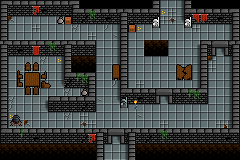

This is a level from a 2D game, rendered from its Tiled map with the project's own tilesets. A one-line summary and the map file follow, with tile-layer data summarised:
An orthogonal 30x20 tile map with 8x8 px tiles, 6 tile layers (ground, shadows, walls, props, ...), 1 hidden layer not drawn, 6 tilesets and 2 objects (down, up).

<map version="1.9" tiledversion="1.9.0" orientation="orthogonal" renderorder="right-down" width="30" height="20" tilewidth="8" tileheight="8" infinite="0" nextlayerid="12" nextobjectid="31">
 <tileset firstgid="1" source="../../tilesets/Dungeon/DungeonFloorTiles.tsx" />
 <tileset firstgid="15" source="../../tilesets/Dungeon/DungeonWallTiles.tsx" />
 <tileset firstgid="113" source="../../tilesets/Dungeon/DungeonCliffTiles.tsx" />
 <tileset firstgid="115" source="../../tilesets/Dungeon/DungeonWallTilesetShadows.tsx" />
 <tileset firstgid="213" source="../../tilesets/Walls.tsx" />
 <tileset firstgid="469" source="../../tilesets/Dungeon/DungeonProps.tsx" />
 <layer id="2" name="ground" width="30" height="20">
  <data>[600 cells, 584 non-empty, 11 distinct tile ids]</data>
 </layer>
 <layer id="3" name="shadows" width="30" height="20">
  <data>[600 cells, 47 non-empty, 6 distinct tile ids]</data>
 </layer>
 <layer id="1" name="walls" width="30" height="20">
  <data>[600 cells, 232 non-empty, 24 distinct tile ids]</data>
 </layer>
 <layer id="7" name="props" width="30" height="20">
  <data>[600 cells, 34 non-empty, 25 distinct tile ids]</data>
 </layer>
 <objectgroup id="5" name="connections">
  <object id="2" name="down" x="104" y="152" width="24" height="8" />
  <object id="30" name="up" x="160" y="0" width="24" height="8" />
 </objectgroup>
 <layer id="6" name="walls_above" width="30" height="20">
  <data>[600 cells, 3 non-empty, 1 distinct tile ids]</data>
 </layer>
 <layer id="8" name="props_above" width="30" height="20">
  <data>[600 cells, 25 non-empty, 18 distinct tile ids]</data>
 </layer>
 <layer id="4" name="nav" width="30" height="20" visible="0" opacity="0.21" tintcolor="#ff0004">
  <data>[600 cells, 333 non-empty, 4 distinct tile ids]</data>
 </layer>
</map>
